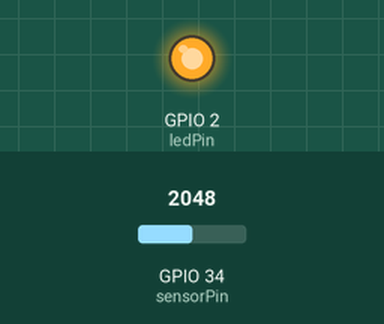
Recording of a sketch running on a simulated ESP32. On the bench: output pins drawn as LEDs (lit = HIGH). The test bench sets the inputs (shaded band); at power-on: GPIO 34 (sensorPin) = 2048 (analog values on the 0–4095 scale). What the sketch prints to the serial monitor is not drawn.

Above: at 1.2 s.
1.3 s: GPIO 34 (sensorPin) set to 1853
2.8 s: GPIO 34 (sensorPin) set to 1768
At 4.0 s:
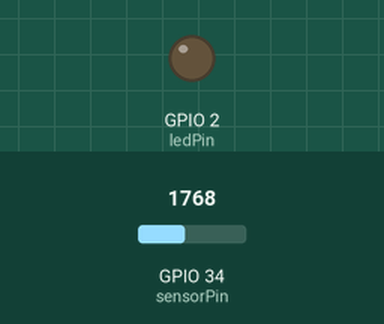
4.3 s: GPIO 34 (sensorPin) set to 1840
At 5.3 s:
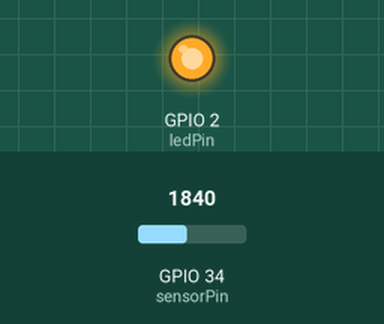
5.8 s: GPIO 34 (sensorPin) set to 1760
At 6.4 s:
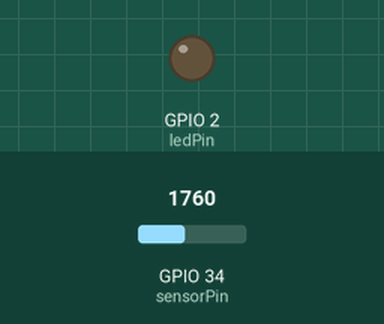
Timing chart, 0 to 8.3 s (numbered marks = the images above; inputs shaded):
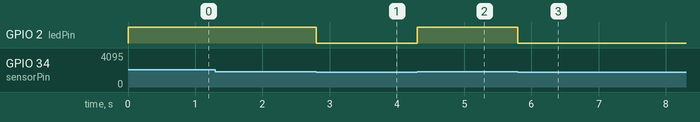

Measured:
- the behaviour switches between 1801 and 1800 on GPIO 34 (sensorPin) (found by bisection; images 0 and 1)
- after the input at 2.8 s, GPIO 2 (ledPin): HIGH → LOW at once
- after the input at 4.3 s, GPIO 2 (ledPin): LOW → HIGH at once
- after the input at 5.8 s, GPIO 2 (ledPin): HIGH → LOW at once

The sketch:

pulse_detector.ino
```cpp
/*
 * ESP32 Pulse Signal Recorder
 *
 * Records pulses from an external source (connected to pin 34)
 * Designed to detect pulses with:
 * - Period: ~0.8s
 * - ON time: ~0.4ms
 *
 * Pin usage:
 * - Input: Pin 34 (ADC)
 * - Output indicator: Pin 2 (LED)
 */

// Pin Configuration for ESP32
const int sensorPin = 34;       // Analog input pin (ADC1_CH6)
const int ledPin = 2;           // ESP32 built-in LED pin

// Timing Configuration
const unsigned long sampleInterval = 1;  // 1ms between samples (1kHz)
const float expectedPulsePeriod = 800.0; // Expected period in milliseconds (0.8s)

// Detection Parameters
int threshold = 1800;           // Default threshold for pulse detection (12-bit ADC)
const int debounceDelay = 0;   // Minimum samples to confirm state change

// Variables
unsigned long lastSampleTime = 0;    // Last sample time
unsigned long lastPulseTime = 0;     // Time of last detected pulse
int consecutiveSamplesAbove = 0;     // Consecutive samples above threshold
int consecutiveSamplesBelow = 0;     // Consecutive samples below threshold
bool inPulse = false;               // Currently inside a pulse?

void setup() {
  // Initialize serial communication
  Serial.begin(115200);

  // Initialize pins
  pinMode(ledPin, OUTPUT);
  digitalWrite(ledPin, LOW);

  // Configure ESP32 ADC
  analogReadResolution(12);         // ESP32 has 12-bit ADC resolution (0-4095)
  analogSetAttenuation(ADC_11db);   // Full range: 0-3.3V

  Serial.println("ESP32 Pulse Recording System");
  Serial.println("Timestamp(ms),Value,PulseDetected,TimeSinceLastPulse(ms)");
}

void loop() {
  // Check if it's time for a new sample
  unsigned long currentTime = millis();
  if (currentTime - lastSampleTime >= sampleInterval) {
    lastSampleTime = currentTime;

    // Read sensor value
    int sensorValue = analogRead(sensorPin);

    // Default pulse state is 0 (no pulse)
    int pulseDetected = 0;
    unsigned long timeSinceLastPulse = 0;

    // State machine for pulse detection with debouncing
    if (sensorValue > threshold) {
      // Signal is above threshold
      consecutiveSamplesAbove++;
      consecutiveSamplesBelow = 0;

      // Check for start of new pulse (with debouncing)
      if (!inPulse && consecutiveSamplesAbove >= debounceDelay) {
        inPulse = true;
        digitalWrite(ledPin, HIGH);  // Visual feedback

        // Calculate time since last pulse
        timeSinceLastPulse = currentTime - lastPulseTime;
        lastPulseTime = currentTime;
        pulseDetected = 1;  // Indicate pulse detected
      }
    } else {
      // Signal is below threshold
      consecutiveSamplesBelow++;
      consecutiveSamplesAbove = 0;

      // Check for end of pulse (with debouncing)
      if (inPulse && consecutiveSamplesBelow >= debounceDelay) {
        inPulse = false;
        digitalWrite(ledPin, LOW);
      }
    }

    // Output the data in CSV format
    Serial.print(currentTime);
    Serial.print(",");
    Serial.print(sensorValue);
    Serial.print(",");
    Serial.print(pulseDetected);
    Serial.print(",");
    Serial.println(timeSinceLastPulse);
  }
}
```
